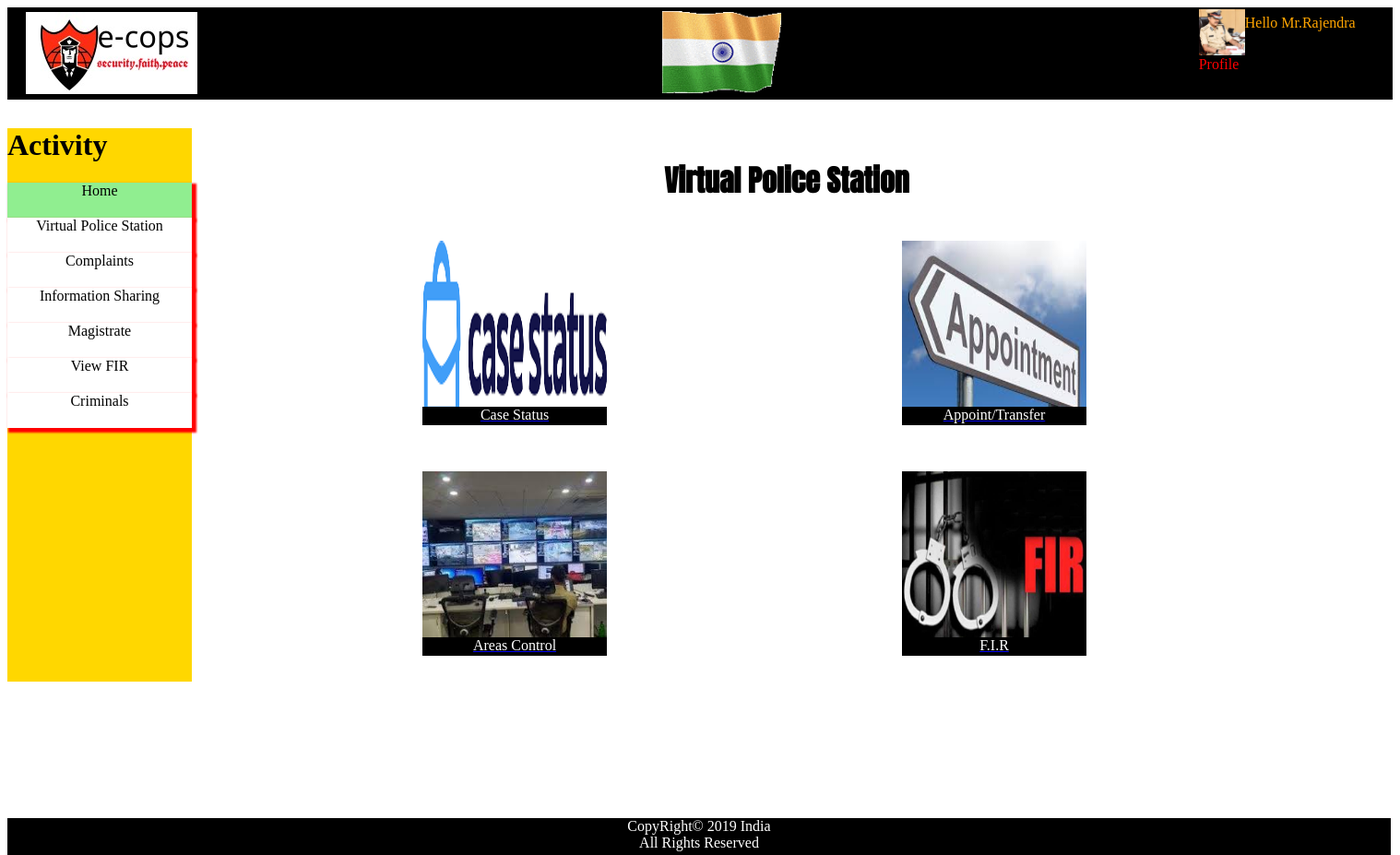
The page /vpshome.php (signed in) on the database its author committed.
### tables this page shows
CREATE TABLE `users` (
  `sno` int(11) NOT NULL,
  `name` varchar(25) NOT NULL,
  `age` int(25) NOT NULL,
  `dateofbirth` varchar(40) NOT NULL,
  `address` text NOT NULL,
  `email` varchar(40) NOT NULL,
  `username` varchar(25) NOT NULL,
  `password` varchar(25) NOT NULL,
  `desig` varchar(25) NOT NULL,
  `areasundercontrol` varchar(100) NOT NULL,
  `ps` varchar(40) NOT NULL,
  `phone` varchar(14) NOT NULL,
  `image` varchar(50) NOT NULL,
  `dist` varchar(50) NOT NULL
);

### vpshome.php (the view, shortened to what this page needs)
 ?><?php
include('connection.php');
 ?>
<!DOCTYPE html>
<html>
<head>
</head>
<body oncontextmenu="return false;">
	<div id="q">
		<img src="logo.jpeg" style="padding-left: 20px;padding-top: 5px;" >
		<img src="india.gif" style="height: 90px;position: relative;left: 500px;">
		<a href="logout.php?logout" style="text-decoration: none;color: white;position: relative;left: 72%;bottom: 100%">[Logout]</a>
		<div id="ii" style="text-align:left;color: orange;width: 200px;position: relative;;left:86%;bottom: 90%">
			<?php
		$id=$_SESSION['user'];
				$sql=" SELECT * FROM users WHERE username= '".$id."'";
				$result = mysqli_query($con,$sql);
				if(mysqli_num_rows($result)>0){
					while($results=mysqli_fetch_array($result)){
						$name=$results['name'];
						$image=$results['image'];
					}
				}
					echo "Hello Mr.".$name;
				?>
	<a style="text-decoration: none;" href="profile.php"><img src="<?php echo $image; ?>" width="50px" height="50px"style="position: relative;left: 0px;float: left;display: inline-block;bottom: 6px;right: 70px;"><?php echo "<p>Profile</p>"; ?></a>
		</div>
	<div id="q1">
		<div><h1>Activity</h1></div>
		<ul id="eee">
			<li id="ww7" style="background-color: lightgreen"><a href="viewfir.php"><center>Home</center></a></li>
			<li id="ww1"><a href="vpshome.php"><center>Virtual Police Station</center></a></li>
			<li id="ww2"><a href="complaints.php"><center>Complaints</center></a></li>
			<li id="ww3"><a href="infohome.php"><center>Information Sharing</center></a><ul><li><a href="send.php"><center>Send</center></a></li><li><a href="received.php"><center>Received</center></a></li></ul></li>
			<li id="ww5"><a href="magistrate.php"><center>Magistrate</center></a></li>
			<li id="ww6"><a href="viewfir.php"><center>View FIR</center></a></li>
			<li id="ww3"><a href="criminalinfo.php"><center>Criminals</center></a></li>
		</ul>
	</div>
	<div id="qqq">
		<h1 style="position: relative;left: 270px;font-family: 'Anton', sans-serif;top: 70px;"><center>Virtual Police Station</center></h1>
	<div id="d1"><a href="casestatus.php"><img src="case.png" width="200px" height="200px"><div id="d11" style=""><center><p id="p1" >Case Status</p></center></div></a></div>
	<div id="d2"><a href="appointingtransfer.php"><img src="aptr.jpg" width="200px" height="200px"><div id="d22" style=""><center><p id="p2">Appoint/Transfer</p></center></div></a></div>
	<div id="d4"><a href="areasundercontrol.php"><img src="areas.jpg" width="200px" height="200px"><div id="d44" style=""><center><p id="p4">Areas Control</p></center></div></a></div>
	<div id="d5"><a href="firwriting.php"><img src="fir.jpg" width="200px" height="200px"><div id="d55" style=""><center><p id="p5">F.I.R</p></center></div></a></div>
</body>
<footer>
	<p><center>CopyRight© 2019 India<br>All Rights Reserved</center></p>
</footer>
</html>

### vpshome.php (style rules this page uses)
#q { background-color: #000000; width: 100%; height: 100px; }
#q1 { background-color: #FFD700; width: 200px; height: 600px; position: relative; bottom: 40px; }
li { list-style-type: none; background-color: white; position: relative; right: 40px; width: 200px; border: 1px }
li a { text-decoration: none; color: black; text-align: center; }
#ww1,#ww2,#ww3,#ww4,#ww5,#ww6,#ww7,#ww8,#ww9 { padding-bottom: 20px; box-shadow: 3px 3px 2px 2px red; }
#qqq { position: relative; bottom: 700px; margin-left: 200px; width: 750px; height: 10px; }
#d1 { width: 200px; height: 200px; transition-property: all; transition-timing-function:ease-in;; transition-duration: 2s; position: relative; top: 90px; left: 250px; }
#d11 { background-color: black; width:200px; height: 20px; color: white; position: relative; bottom: 40px }
#p1 { position: relative;text-decoration-style: none; text-align: center; }
#d2 { width: 200px; height: 200px; position: relative; bottom: 110px; left: 750px; padding-left: 20px; transition-delay: 2s; transition-property: all; transition-timing-function:ease-in;; transition-duration: 5s; }
#d22 { background-color: black; width:200px; height: 20px; color: white; position: relative; bottom: 40px }
#p2 { position: relative; text-decoration-style: none;text-decoration-style: none; text-align: center; }
#d4 { width: 200px; height: 200px; transition-property: all; transition-timing-function:ease-in;; transition-duration: 2s; position: relative; bottom: 60px; left:250px; }
#d44 { background-color: black; width:200px; height: 20px; color: white; position: relative; bottom: 40px }
#p4 { position: relative;text-decoration-style: none; text-align: center; }
#d1,#d2,#d3,#d4,#d5,#d6 { border-radius: 5% 5% 5% 5%; }
#d5 { width: 200px; height: 200px; position: relative; left: 750px; bottom: 260px; padding-left: 20px; transition-property: all; transition-timing-function:ease-in;; transition-duration: 2s; }
#d55 { background-color: black; width:200px; height: 20px; color: white; position: relative; bottom: 40px }
#p5 { position: relative; text-decoration-style: none;text-decoration-style: none; text-align: center; }
footer { position: relative; width: 200%; height: 40px; right: 200px; background-color: black; color: white; bottom: 100px; }
#ii p { color: red; position: relative; right: 50px; top: 11px; }

### rows shown on the page
users: name "Rajendra", image (picture)
